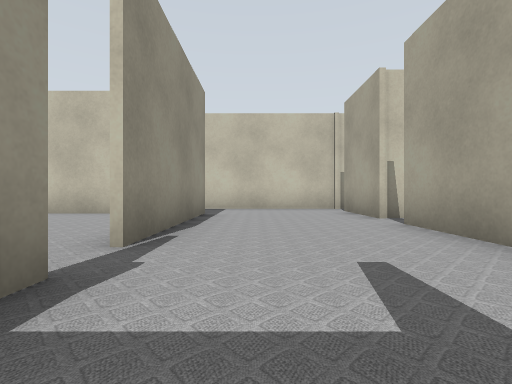
view 1 (above)

24 first-person views from a walk through a world built for the Gazebo simulator. The camera is 0.5 m above the floor, looks level and sees 85° across. Floor lines are 1 m apart. The floor is counted in squares, 1 m on a side. Each view is taken from the middle of a square. On the plan, view 1 faces up. The plan holds only what a view shows up to about 9 squares ahead; the rest is blank. The place goes on beyond the plan. Some surface patterns are stand-ins.

view 2
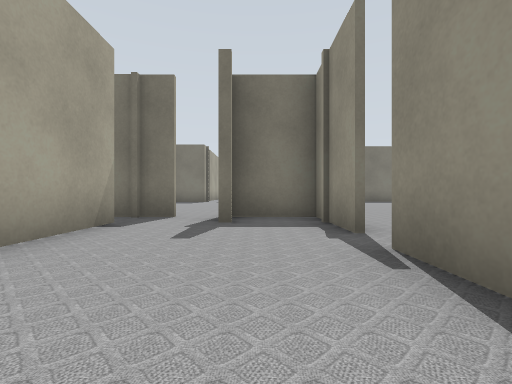

view 3
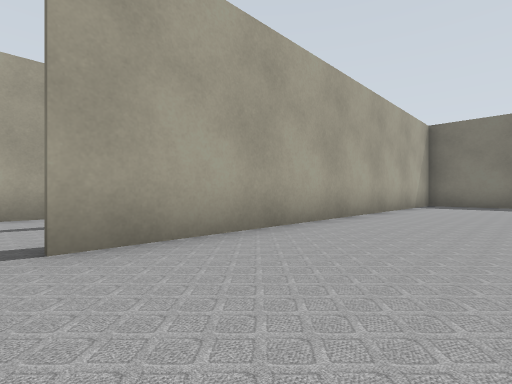

view 4
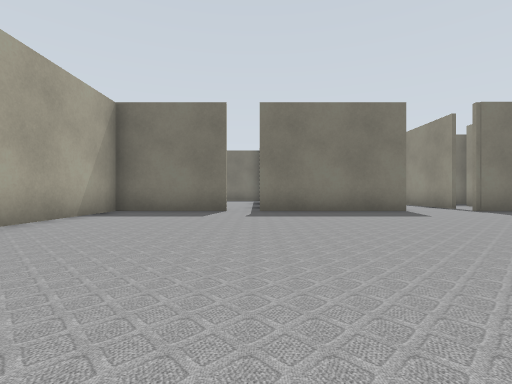

view 5
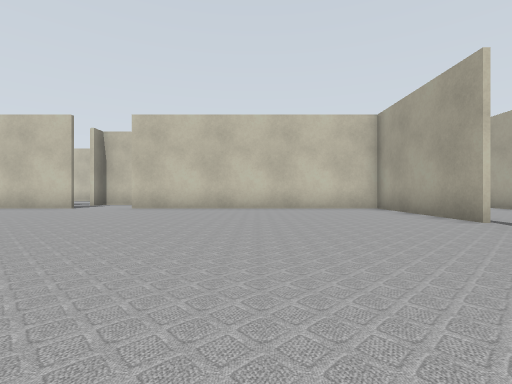

view 6
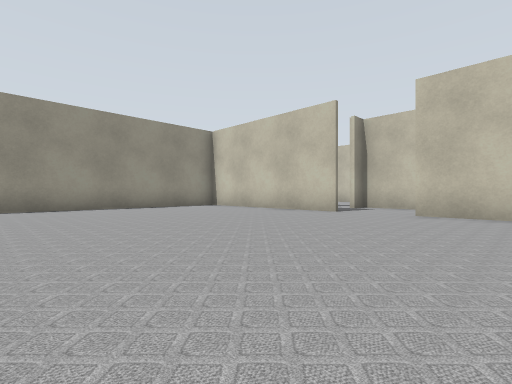

view 7
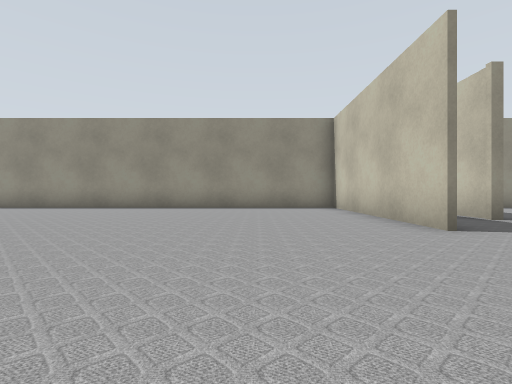

view 8
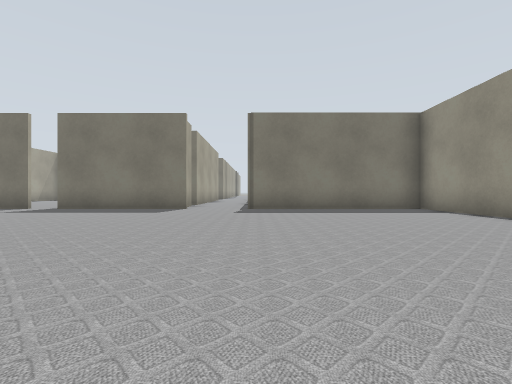

view 9
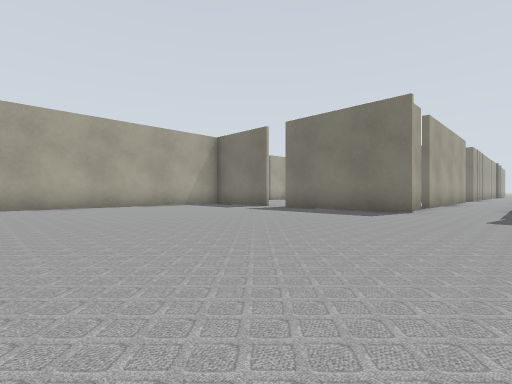

view 10
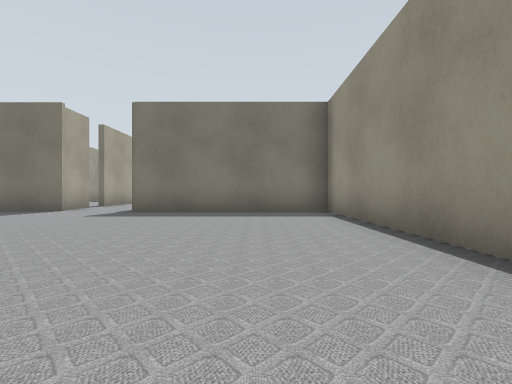

view 11
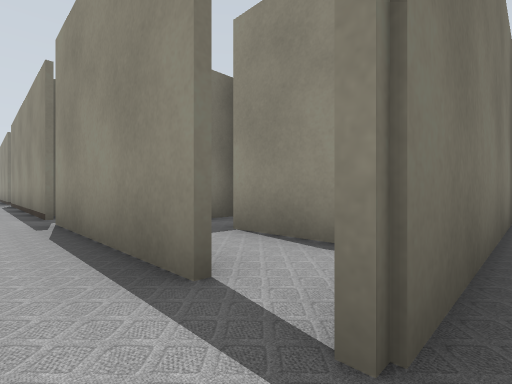

view 12
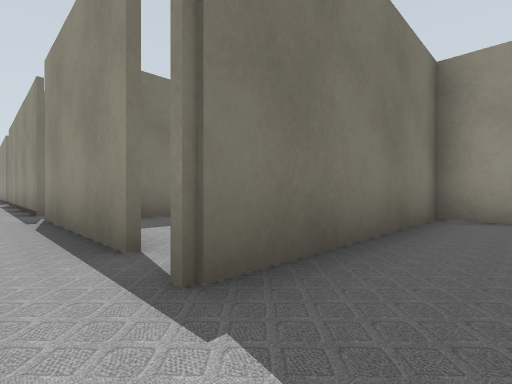

view 13
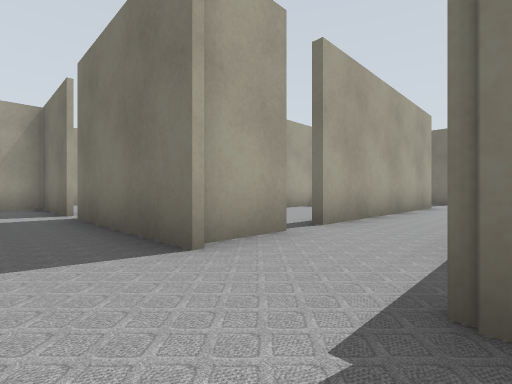

view 14
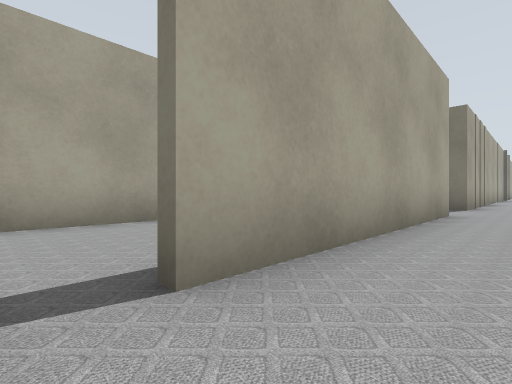

view 15
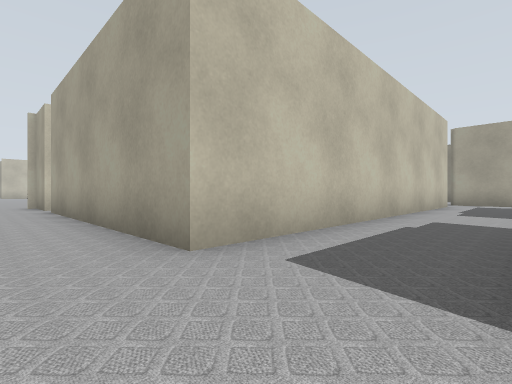

view 16
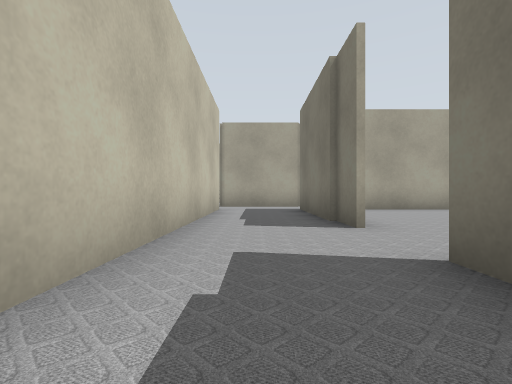

view 17
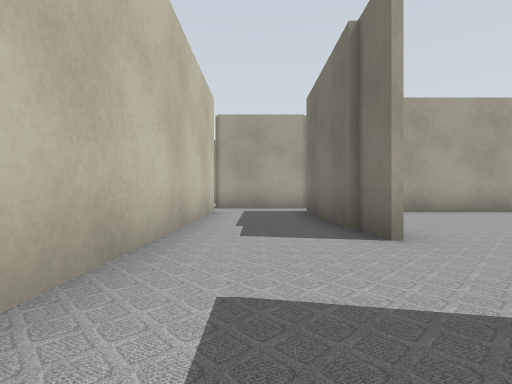

view 18
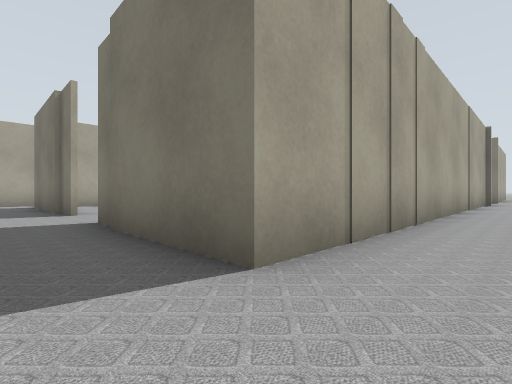

view 19
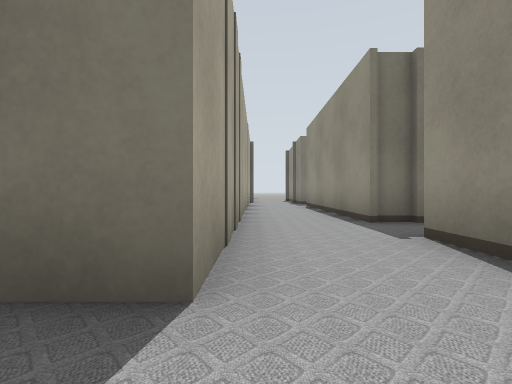

view 20
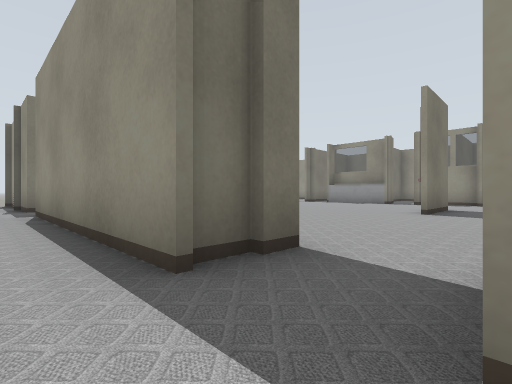

view 21
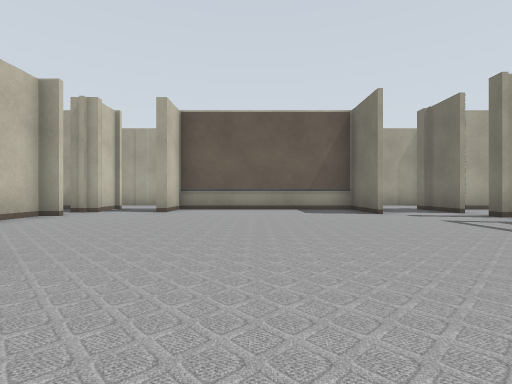

view 22
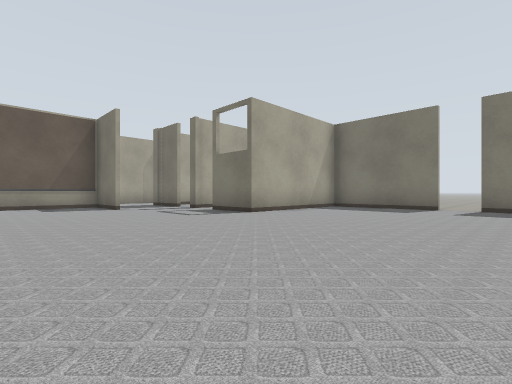

view 23
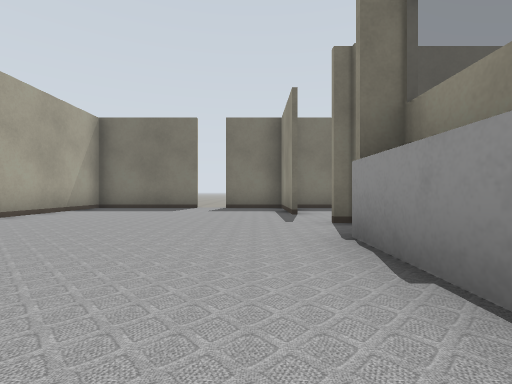

view 24
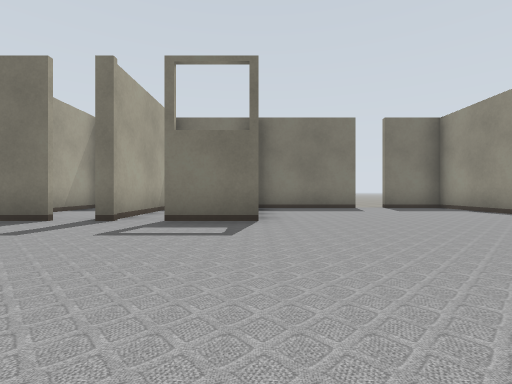

### Floor plan
Points are (right, up) in squares from view 1. A wall is a line through its corners. A room is listed if a view was taken in it or the views show most of it. See-through windows are left out.
Room 1 (views 1, 2)
walls: (-1.2, 1.6) (-1.2, -0.6) (0.5, -0.6); (2.3, 5.4) (2.3, 7.4); (-1.2, 6.5) (-1.2, 2.5); (2.3, 0.4) (2.3, 4.5); (2.8, 8.3) (-1.6, 8.3)
ways out: opening at (-1, 2) to room 2
Room 2 (views 3, 4, 5, 6, 7, 8, 9, 10, 11, 12, 13)
walls: (-10.5, 6.5) (-15.9, 6.5) (-15.9, -9.3) (-10.8, -9.3); (-9, -9.3) (-5, -9.3); (-1.3, 2.5) (-1.3, 6.5) (-8.8, 6.5); (-4.2, -9.3) (-1.3, -9.3) (-1.3, 1.6)
ways out: opening at (-1, 2) to room 1; opening at (-10, -9) to room 3; gap at (-4, -9)
Room 3 (view 14)
walls: (-10.9, -15.1) (-10.9, -18.6); (-8.7, -10.9) (-8.7, -9.5); (-10.9, -10.2) (-10.9, -14.2); (-8.7, -17.9) (-8.7, -11.6)
ways out: opening at (-10, -9) to room 2; opening at (-10, -19) to room 4; gap at (-11, -15)
Room 4 (views 15, 16, 17, 18, 19, 20)
walls: (-12.1, -23.7) (-10.9, -23.7) (-10.9, -29.2); (-10.9, -18.6) (-10.9, -22) (-12.1, -22); (-5.6, -20.3) (-4.9, -20.3); (-8.7, -30.4) (-8.7, -20.3) (-5.9, -20.3); (-12.5, -30.8) (-10.9, -30.8) (-10.9, -32); (-3.1, -20.3) (1.1, -20.3); (1.1, -17.9) (-8.7, -17.9); (2.3, -19.6) (2.3, -17.9)
ways out: opening at (-10, -19) to room 3; opening at (-11.5, -30) to room 5; opening at (-11.5, -23) to room 5; opening at (-4, -20); opening at (2, -20); opening at (2, -17.5)
Room 5 (views 21, 22, 23, 24)
walls: (-12.8, -28.8) (-11, -28.8) (-11, -23.8) (-12.1, -23.8); (-13.5, -30.8) (-13.1, -30.8); (-22.1, -27.1) (-22.1, -29.2); (-21.8, -32.2) (-21.8, -34.9); (-13.2, -22) (-13.2, -21.5) (-14.1, -21.5); (-19.2, -34.8) (-16, -34.8) (-16, -30.8) (-14.4, -30.8); (-12.1, -22) (-12.1, -21.4); (-22.5, -34.8) (-20, -34.8)
ways out: opening at (-11.5, -30) to room 4; opening at (-11.5, -23) to room 4; opening at (-19, -23); opening at (-14, -32); gap at (-19.5, -35)

Where each view was taken, in squares from view 1:
view 1: 0 up, 0 right, facing up
view 2: 5 up, 0 right, facing down
view 3: 2 up, 4 left, facing down-right
view 4: 2 down, 5 left, facing down
view 5: 2 down, 5 left, facing up
view 6: 0 up, 7 left, facing up-left
view 7: 4 up, 7 left, facing left
view 8: 1 down, 11 left, facing down
view 9: 2 down, 11 left, facing down-right
view 10: 2 down, 14 left, facing down
view 11: 9 down, 10 left, facing down-left
view 12: 8 down, 10 left, facing down-left
view 13: 8 down, 11 left, facing down-right
view 14: 11 down, 10 left, facing down-right
view 15: 20 down, 10 left, facing up-right
view 16: 19 down, 7 left, facing right
view 17: 19 down, 6 left, facing right
view 18: 19 down, 10 left, facing down-right
view 19: 19 down, 9 left, facing down
view 20: 22 down, 10 left, facing down-left
view 21: 26 down, 19 left, facing right
view 22: 26 down, 21 left, facing down-right
view 23: 26 down, 21 left, facing down
view 24: 26 down, 16 left, facing down
